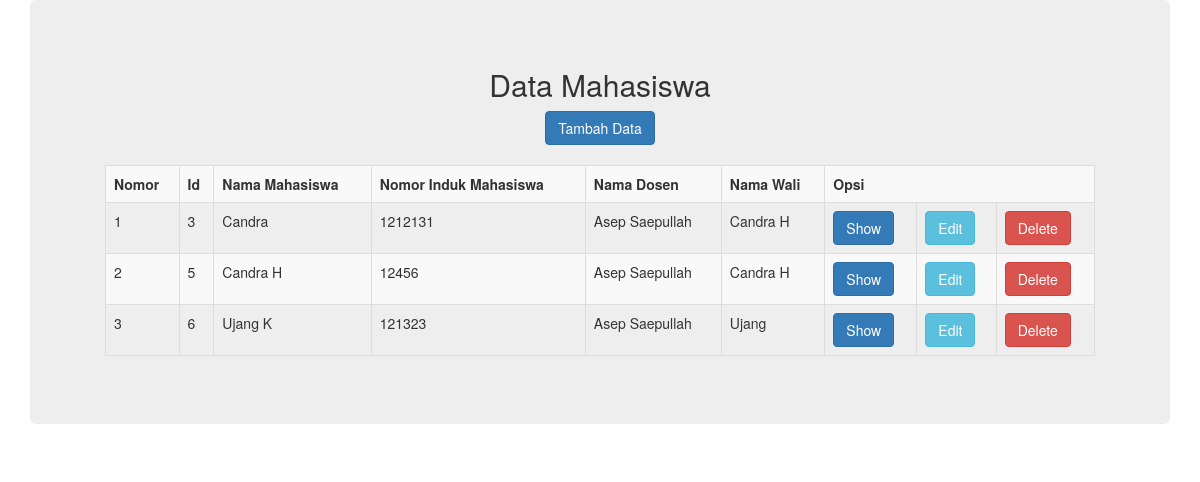
The page /mahasiswa/index.php on the database its author committed.
### tables this page shows
CREATE TABLE `mahasiswa` (
  `id` int(11) NOT NULL,
  `nama` varchar(255) NOT NULL,
  `nim` varchar(255) NOT NULL,
  `id_wali` int(11) DEFAULT NULL,
  `id_dosen` int(11) NOT NULL
);

CREATE TABLE `dosen` (
  `id` int(11) NOT NULL,
  `nama` varchar(255) NOT NULL,
  `nipd` varchar(255) NOT NULL
);

CREATE TABLE `wali` (
  `id` int(11) NOT NULL,
  `nama` varchar(255) NOT NULL
);

### mahasiswa/index.php (the view, shortened to what this page needs)
<!DOCTYPE html>
<html>
<head>
	<link rel="stylesheet" type="text/css" href="/relasi/tampilan/css/bootstrap.min.css">
	<link rel="stylesheet" href="https://cdnjs.cloudflare.com/ajax/libs/font-awesome/4.6.3/css/font-awesome.min.css">
</head>
<body>
<div class="container">
	<div class="jumbotron">
	<div class="container">
		<center>
			<h2>Data Mahasiswa</h2>
			<a href="tambah.php" class="btn btn-primary">Tambah Data</a><br><br>
		<table class="table table-bordered table-striped">
			<th>Nomor</th>
			<th>Id</th>
			<th>Nama Mahasiswa</th>
			<th>Nomor Induk Mahasiswa</th>
			<th>Nama Dosen</th>
			<th>Nama Wali</th>
			<th colspan="3">Opsi</th>
			<?php
			include('/laragon/www/relasi/koneksi.php');
			$ma = mysqli_query($koneksi,"SELECT mahasiswa.id, mahasiswa.nama, mahasiswa.nim, dosen.nama as nama_dosen, wali.nama as nama_wali FROM mahasiswa
				JOIN dosen ON dosen.id = mahasiswa.id_dosen
			    join wali on wali.id = mahasiswa.id_wali ");
			$no = 1;
			foreach ($ma as $data) {
				echo "<tr>
				<td>$no</td>
				<td>".$data['id']."</td>
				<td>".$data['nama']."</td>
				<td>".$data['nim']."</td>
				<td>".$data['nama_dosen']."</td>
				<td>".$data['nama_wali']."</td>
				<td><a class='btn btn-primary' href='show.php?id=$data[id]'>Show</a></td>
				<td><a class='btn btn-info' href='edit.php?id=$data[id]'>Edit</a></td>
				<td><a class='btn btn-danger' href='delete.php?id=$data[id]'>Delete</a></td>
				</tr>";
			$no++;
			}
			?>
		</table>
		</center>
	</div>
	</div>
</div>
</body>
</html>

### rows shown on the page
mahasiswa: id "3", nama "Candra", nim "1212131", id_dosen.nama "Asep Saepullah", id_wali.nama "Candra H"
mahasiswa: id "5", nama "Candra H", nim "12456", id_dosen.nama "Asep Saepullah", id_wali.nama "Candra H"
mahasiswa: id "6", nama "Ujang K", nim "121323", id_dosen.nama "Asep Saepullah", id_wali.nama "Ujang"
